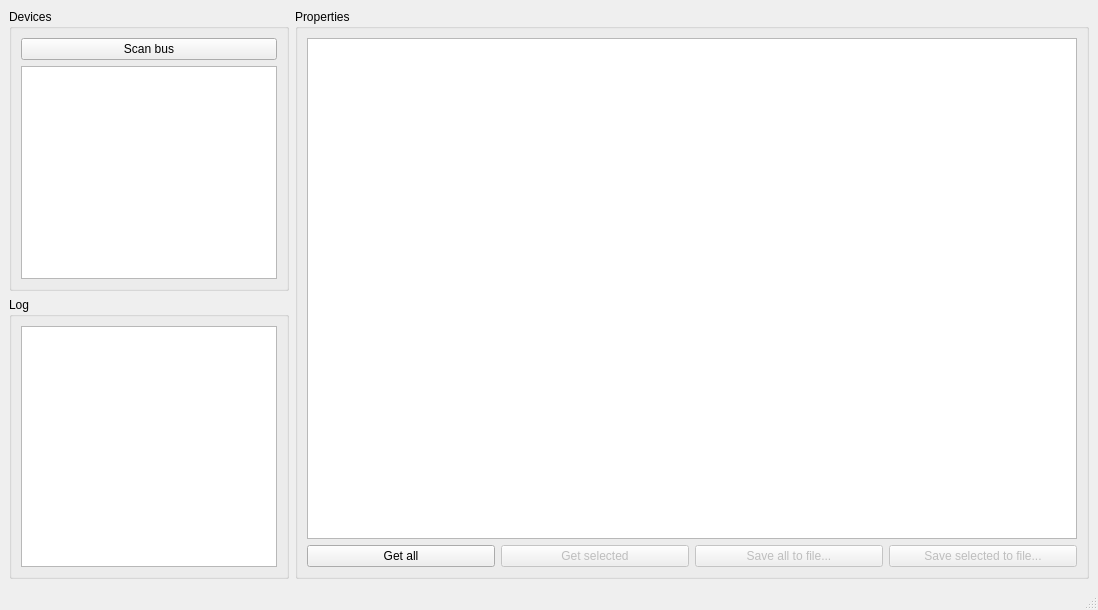
<?xml version="1.0" encoding="UTF-8"?>
<ui version="4.0">
 <class>MainWindow</class>
 <widget class="QMainWindow" name="MainWindow">
  <property name="geometry">
   <rect>
    <x>0</x>
    <y>0</y>
    <width>1098</width>
    <height>610</height>
   </rect>
  </property>
  <property name="windowTitle">
   <string>Property configuration tool</string>
  </property>
  <widget class="QWidget" name="centralwidget">
   <layout class="QHBoxLayout" name="horizontalLayout_3">
    <item>
     <layout class="QVBoxLayout" name="verticalLayout">
      <item>
       <widget class="QGroupBox" name="groupBox">
        <property name="sizePolicy">
         <sizepolicy hsizetype="Fixed" vsizetype="Preferred">
          <horstretch>0</horstretch>
          <verstretch>0</verstretch>
         </sizepolicy>
        </property>
        <property name="title">
         <string>Devices</string>
        </property>
        <layout class="QVBoxLayout" name="verticalLayout_4">
         <item>
          <widget class="QPushButton" name="actionScanBus">
           <property name="text">
            <string>Scan bus</string>
           </property>
          </widget>
         </item>
         <item>
          <widget class="QListView" name="deviceList">
           <property name="font">
            <font>
             <pointsize>16</pointsize>
            </font>
           </property>
          </widget>
         </item>
        </layout>
       </widget>
      </item>
      <item>
       <widget class="QGroupBox" name="groupBox_3">
        <property name="sizePolicy">
         <sizepolicy hsizetype="Fixed" vsizetype="Preferred">
          <horstretch>0</horstretch>
          <verstretch>0</verstretch>
         </sizepolicy>
        </property>
        <property name="title">
         <string>Log</string>
        </property>
        <layout class="QVBoxLayout" name="verticalLayout_3">
         <item>
          <widget class="QTextEdit" name="log">
           <property name="sizePolicy">
            <sizepolicy hsizetype="Expanding" vsizetype="Expanding">
             <horstretch>0</horstretch>
             <verstretch>0</verstretch>
            </sizepolicy>
           </property>
           <property name="readOnly">
            <bool>true</bool>
           </property>
          </widget>
         </item>
        </layout>
       </widget>
      </item>
     </layout>
    </item>
    <item>
     <widget class="QGroupBox" name="groupBox_2">
      <property name="sizePolicy">
       <sizepolicy hsizetype="Expanding" vsizetype="Preferred">
        <horstretch>0</horstretch>
        <verstretch>0</verstretch>
       </sizepolicy>
      </property>
      <property name="title">
       <string>Properties</string>
      </property>
      <layout class="QVBoxLayout" name="verticalLayout_2">
       <item>
        <widget class="QTableView" name="properties">
         <attribute name="verticalHeaderVisible">
          <bool>false</bool>
         </attribute>
        </widget>
       </item>
       <item>
        <layout class="QHBoxLayout" name="horizontalLayout">
         <item>
          <widget class="QPushButton" name="actionGetAll">
           <property name="text">
            <string>Get all</string>
           </property>
          </widget>
         </item>
         <item>
          <widget class="QPushButton" name="pushButton_2">
           <property name="enabled">
            <bool>false</bool>
           </property>
           <property name="text">
            <string>Get selected</string>
           </property>
          </widget>
         </item>
         <item>
          <widget class="QPushButton" name="pushButton_3">
           <property name="enabled">
            <bool>false</bool>
           </property>
           <property name="text">
            <string>Save all to file...</string>
           </property>
          </widget>
         </item>
         <item>
          <widget class="QPushButton" name="pushButton_4">
           <property name="enabled">
            <bool>false</bool>
           </property>
           <property name="text">
            <string>Save selected to file...</string>
           </property>
          </widget>
         </item>
        </layout>
       </item>
      </layout>
     </widget>
    </item>
   </layout>
  </widget>
  <widget class="QMenuBar" name="menubar">
   <property name="geometry">
    <rect>
     <x>0</x>
     <y>0</y>
     <width>1098</width>
     <height>26</height>
    </rect>
   </property>
  </widget>
  <widget class="QStatusBar" name="statusbar"/>
 </widget>
 <resources/>
 <connections/>
</ui>
